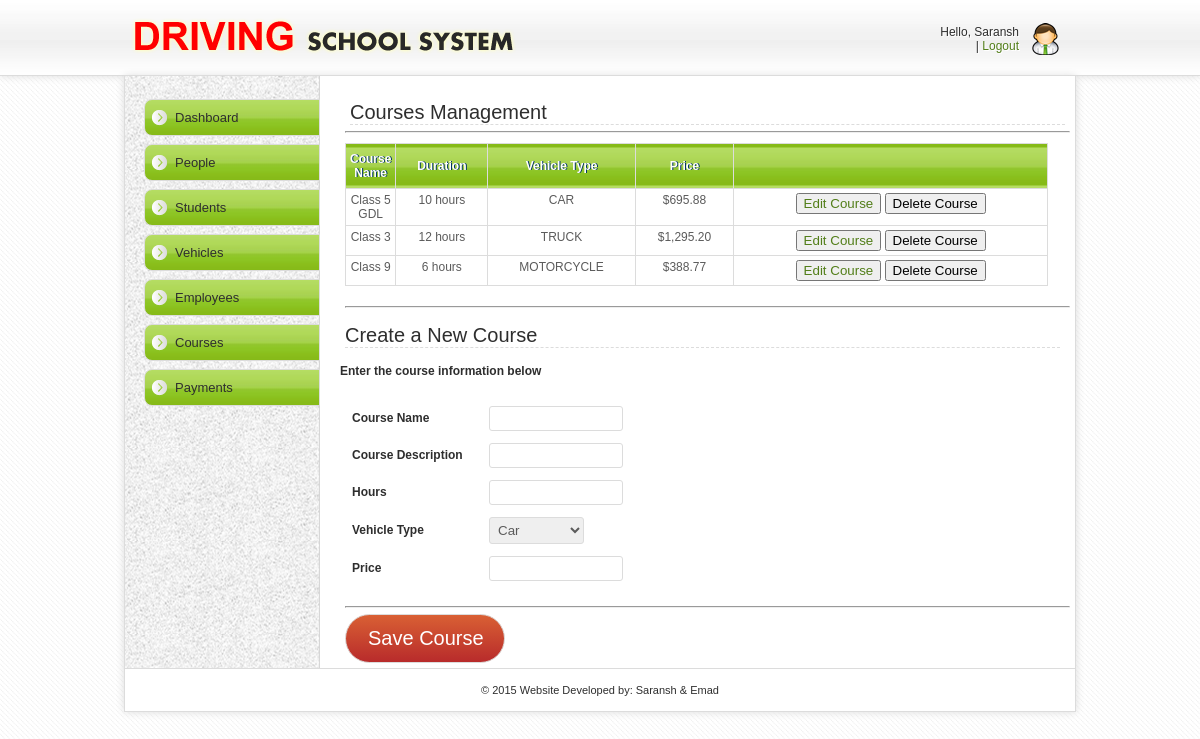
/courses.php (signed in), run on the app's committed database.
### tables this page shows
CREATE TABLE `courses` (
`id_course` int(15) NOT NULL,
  `cost` float DEFAULT NULL,
  `duration` int(3) DEFAULT NULL,
  `type` varchar(10) DEFAULT NULL,
  `description` text,
  `course_name` varchar(15) DEFAULT NULL
);

### courses.php (the view, shortened to what this page needs)
<?php
include 'includes/dashboard_header.php'
?>
<link rel="stylesheet" href="css/jquery-nicemodal.css">
  </head>
  <body>
<div id="header">
  <div class="inHeader">
    <div class="mosAdmin">
    Hello, <?php echo ucfirst($_SESSION['user']);
    ?><br>
   | <a href="includes/logout.php">Logout</a>
    </div>
  </div>
</div>
<div id="wrapper">
  <div id="leftBar">
  <ul>
 <?php
include'includes/dashboard_menu.php'
 ?>
  </ul>
  </div>
  <div id="rightContent">
  <h3>Courses Management</h3>
  <hr />
  <table class="data">
      <tr class="data">
         <th class="data">Course Name</th>
        <th class="data">Duration</th>
        <th class="data">Vehicle Type</th>
        <th class="data">Price</th>
<th class="data"></th>
      </tr>
      <tr class="data">
          <?php
include 'includes/connect.php';
$sqls= mysqli_query($dbhandle,"SELECT id_course,course_name,duration,cost,type from courses");
while($sqlf=mysqli_fetch_assoc($sqls)){
   ?>
        <td class="data" width="30px"><center><?php echo $sqlf['course_name']; ?></center></td>
        <td class="data"><center><?php echo $sqlf['duration']." hours"; ?></center></td>
        <td class="data"><center><?php echo $sqlf['type']; ?></center></td>
        <td class="data"><center><?php echo "$".number_format($sqlf['cost'],2); ?></center></td>
        <td class="data">
        <center>
         <?php  $sqlres=$sqlf['id_course']; ?>
        <button> <a href="edit-course.php?cid=<?php echo $sqlres;?>">Edit Course</a></button>
              <button name="delete" id="demo" formmethod="post" data-url="delete-course.php?cid=<?php echo $sqlres;?>">Delete Course  </button>
        </center>
        </td>
      </tr><?php }
    ?>
    </table>
    <hr />
<div id="rightContent">
  <h3>Create a New Course</h3>
  <h4>Enter the course information below</h4>
</div>
<table width="95%">
   <form name="newstudent" method="POST" action="<?php echo htmlspecialchars($_SERVER['PHP_SELF']); ?>">
      <tr><td width="125px"><b>Course Name</b></td><td><input type="text" maxlength="15" autocomplete="off" name="coursename" class="pendek" required></td></tr>
            <tr><td width="125px"><b>Course Description</b></td><td><input type="text" maxlength="25" autocomplete="off" name="description" class="pendek" required></td></tr>
      <tr><td><b>Hours</b></td><td><input type="number" name="duration" maxlength="15" autocomplete="off" class="pendek" required></td></tr>
            <tr><td><b>Vehicle Type</b></td><td>
                <select name="type">
          <option value="CAR" selected>Car</option>
        </select>
            </td></tr>
            <tr><td><b>Price</b></td><td><input type="text" autocomplete="off" name="cost" class="pendek" required></td></tr>
                        <tr><td><b></b></td><td>
</td>
</tr>
    </table>
 <hr />
  <div align="left"><input class="btn" type="submit" name="submit" value="Save Course" /></div>
</div>
<?php
include 'includes/dashboard_footer.php'
?>

### includes/dashboard_header.php (shortened to what this page needs)
<html>
<head>
<link rel="stylesheet" type="text/css" href="css/mos-style.css">

### includes/dashboard_menu.php (shortened to what this page needs)
<div class="col-sm-3 col-md-2 sidebar">
         <ul class="nav nav-sidebar">
           <li class="active"><a href="dashboard.php">Dashboard</a></li>
                       <li><a href="people.php">People</a></li>
           <li><a href="students.php">Students</a></li>
           <li><a href="vehicle.php">Vehicles</a></li>
           <li><a href="employee.php">Employees</a></li>
           <li><a href="courses.php">Courses</a></li>
           <li><a href="payments.php">Payments</a></li>
         </ul>
       </div>

### includes/dashboard_footer.php (shortened to what this page needs)
<div id="footer">
	&copy; 2015 Website Developed by: Saransh & Emad <br>
</div>
</div>
</body>
</html>

### css/mos-style.css (style rules this page uses)
body { background: url(img/latar.jpg); margin: 0; padding: 0; font-family: Arial; font-size: 12px; color: #2e2e2e; text-align: center; }
a { color: #527e19; text-decoration: none; }
input { padding: 4px;color: #5b5b5b;border: 1px solid #dcdcdc; -moz-border-radius: 3px;-webkit-border-radius: 3px;-o-border-radius: 3px; }
input.pendek { width: 25%; }
select { padding: 4px;color: #5b5b5b;border: 1px solid #dcdcdc; -moz-border-radius: 3px;-webkit-border-radius: 3px;-o-border-radius: 3px; }
table { border:none;font-size: 12px; }
td { border:none; padding: 5px; }
table.data { border: 1px solid #dcdcdc; margin: 10px 0px 20px 0px; width: 97%; border-collapse: collapse;font-size: 12px; }
th.data { padding: 8px 4px 8px 4px;border: 1px solid #dcdcdc; background: url(img/green.jpg)repeat left center;text-shadow: 1px 0px #003362;color: #fff }
td.data { padding: 4px; border: 1px solid #dcdcdc;color: #5b5b5b;vertical-align: top; }
tr.data { background: #fff }
#header { width: 100%; border-bottom: 1px solid #dcdcdc; background: url(img/headerbg.jpg) repeat left; height: 75px; z-index: 1000; -moz-box-shadow: 0px 0px 8px #dcdcdc; -webkit-box-shadow: 0px 0px 8px #dcdcdc; }
.inHeader { float: center; background: url(img/logo.png) no-repeat left center; margin: auto; width: 920px; height: 45px; padding: 15px; border-right: 0px solid #dcdcdc; border-left: 0px solid #dcdcdc; }
.mosAdmin { float: right; border: 0px solid #dcdcdc; margin: 0 1px 0 auto; text-align: right; padding: 10px 40px 10px 10px; background: url(img/Administrator.png) no-repeat right center; text-shadow: 1px 1px #fff; }
#wrapper { width: 950px; padding: 15px 0 0 0; position: relative; border-left: 1px solid #dcdcdc; border-right: 1px solid #dcdcdc; border-bottom: 1px solid #dcdcdc; float: center; margin: auto; text-align: left; background: #fff url(img/bg_kiri.png) repeat-y; -moz-box-shadow: 0px 0px 8px #dcdcdc; -webkit-box-shadow: 0px 0px 8px #dcdcdc; }
#leftBar { width: 185px; float: left; padding: 0 0 20px 10px; border-right: 0px solid #dcdcdc; text-align: left; }
#leftBar ul { list-style: none;padding: 0; margin: 0;font-size: 13px; }
#leftBar ul li { width: 164px; background: url(img/icon-left.png) no-repeat left center, url(img/green.jpg) repeat left center; padding: 10px 0 10px 10px; margin-top: 8px;margin-left: 9px; border: 1px solid #dcdcdc; -moz-border-radius-topleft: 8px;-moz-border-radius-bottomleft: 8px; -webkit-border-top-left-radius: 8px;-webkit-border-bottom-left-radius: 8px; -o-border-top-left-radius: 8px;-o-border-bottom-left-radius: 8px; }
#leftBar ul li a { width: 100%; color: #2e2e2e; cursor: pointer; padding: 10px 65px 10px 20px; -webkit-transition: padding-left 250ms ease-out; -moz-transition: padding-left 250ms ease-out; -o-transition: padding-left 250ms ease-out; }
#rightContent { width: 725px; padding: 5px; float: right; border-left: 0px solid #dcdcdc; text-align: left; background: #fff; }
#rightContent h3 { font-size: 20px; font-weight: normal; padding: 0; margin: 5px; border-bottom: 1px dashed #dcdcdc; }
#footer { width: 950px; padding: 15px 0 15px 0; text-align: center; font-size: 11px; border-top: 1px solid #dcdcdc; background: #fff; }
.btn { background: #d96034; background-image: -webkit-linear-gradient(top, #d96034, #b82b2b); background-image: -moz-linear-gradient(top, #d96034, #b82b2b); background-image: -ms-linear-gradient(top, #d96034, #b82b2b); background-image: -o-linear-gradient(top, #d96034, #b82b2b); background-image: linear-gradient(to bottom, #d96034, #b82b2b); -webkit-border-radius: 28; -moz-border-radius: 28; border-radius: 28px; font-family: Arial; color: #ffffff; font-size: 20px; padding: 12px 20px 12px 22px; text-decoration: none; }

### data on the page
courses: course_name "Class 5 GDL", duration "10", type "CAR", cost "695.88"
courses: course_name "Class 3", duration "12", type "TRUCK", cost "1,295.20"
courses: course_name "Class 9", duration "6", type "MOTORCYCLE", cost "388.77"

### other printed values
$_SESSION['user'] "Saransh"
